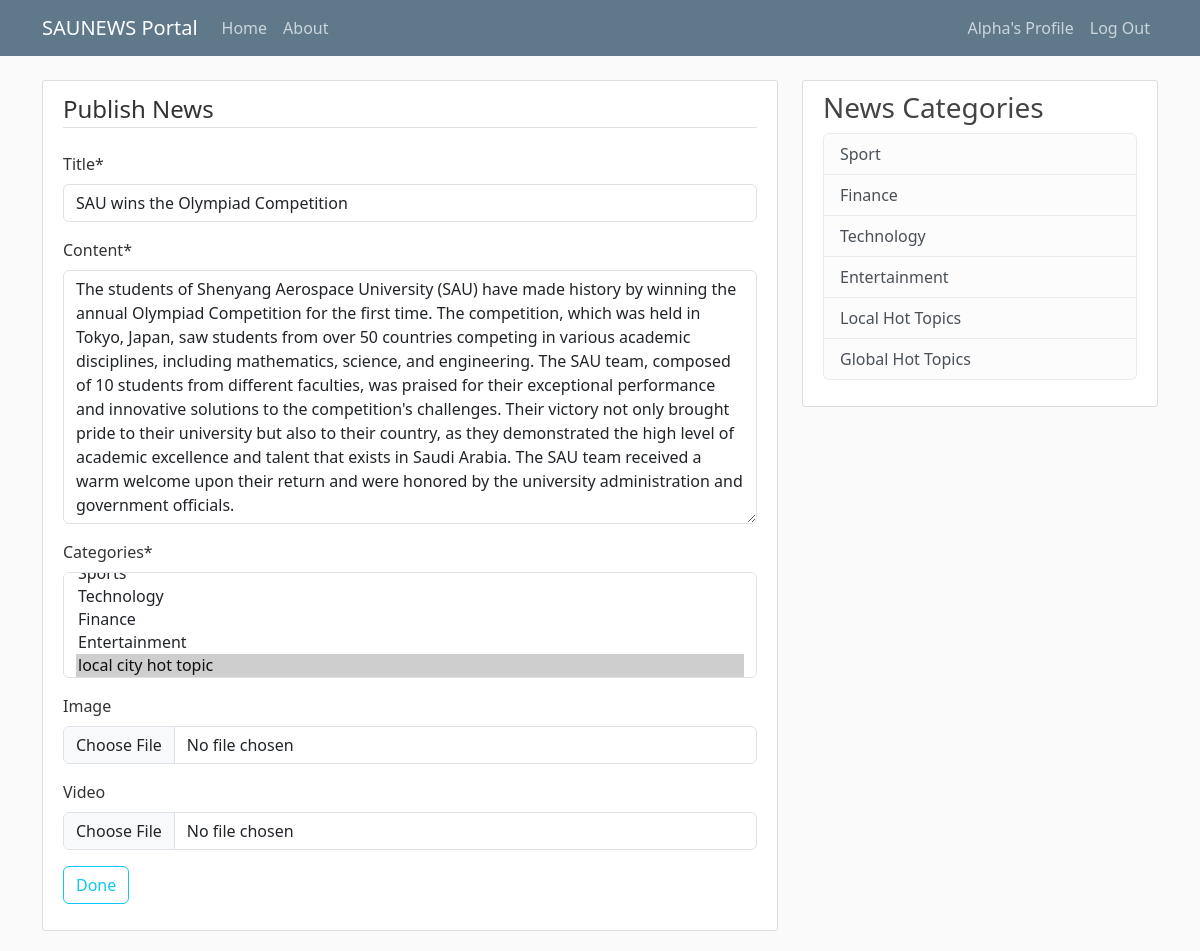
The app's page /post/11/update/ (signed in) with its own data.
### blog/models.py (models this page shows, shortened)
class Post(models.Model):
    title = models.CharField(max_length=100)
    content = models.TextField(null=True)
    categories = models.ManyToManyField(Category)
    date_created = models.DateTimeField(default=timezone.now)
    author = models.ForeignKey(User, on_delete=models.CASCADE)
    likes = models.ManyToManyField(User, related_name='blog_posts')
    video = models.FileField(upload_to='videos/', null=True, blank=True)
    image = models.ImageField(upload_to='images/', null=True, blank=True)

### blog/views.py (the view, shortened to what this page needs)
# urls.py: path("post/<int:pk>/update/", PostUpdateView.as_view(), name="post_update"),
class PostUpdateView(LoginRequiredMixin, UserPassesTestMixin, UpdateView):
    model = Post
    fields = ['title', 'content', 'categories', 'image', 'video']
    def test_func(self):
        post = self.get_object()
        if self.request.user == post.author:
            return True
        return False

### blog/models.py (called while the page is built)
    def __str__(self):
        return self.name

### blog/templates/blog/post_form.html (shortened to what this page needs)
{% extends 'blog/base.html' %}
{% load crispy_forms_tags %}
{% block content %}
    <div class="content-section">
        <form action="" method="post" enctype="multipart/form-data">
            <fieldset class="form-group">
                <legend class="border-bottom mb-4"> Publish News </legend>
                {{ form | crispy }}
            </fieldset>
            <div class="form-group">
                <button type="submit" class="btn btn-outline-info">
                    Done
                </button>
            </div>
        </form>
    </div>
{% endblock content %}

### blog/templates/blog/base.html (shortened to what this page needs)
{% load static %}
<html lang="en">
  <head>
    <link href="https://cdn.jsdelivr.net/npm/bootstrap@5.3.0-alpha1/dist/css/bootstrap.min.css" rel="stylesheet">
    <link rel="stylesheet" href="{% static 'blog/main.css' %}">
  </head>
  <body>
    <header class="site-header">
        <nav class="navbar navbar-expand-md navbar-dark bg-steel fixed-top">
          <div class="container">
            <a class="navbar-brand mr-4" href="{% url 'blog_home' %}">SAUNEWS Portal</a>
            <div class="collapse navbar-collapse" id="navbarToggle">
              <div class="navbar-nav mr-auto">
                <a class="nav-item nav-link" href="{% url 'blog_home' %}">Home</a>
                <a class="nav-item nav-link" href="{% url 'blog_about' %}">About</a>
              </div>
            </div>
            <div class="navbar-nav">
              {% if user.is_authenticated %}
                <a class="nav-item nav-link" href="{% url 'profile' %}">{{user.username}}'s Profile</a>
                <a class="nav-item nav-link" href="{% url 'logout' %}">Log Out</a>
                {% else %}
                <a class="nav-item nav-link" href="{% url 'login' %}">Login</a>
                <a class="nav-item nav-link" href="{% url 'register' %}">Register</a>
              {% endif %}
            </div>
          </div>
        </nav>
    </header>
    <main role="main" class="container">
        <div class="row">
          <div class="col-md-8">
            {% block content %} {% endblock %}
          </div>
          <div class="col-md-4">
            <div class="content-section">
              <h3>News Categories</h3>
                <ul class="list-group">
                  <li class="list-group-item list-group-item-light">Sport</li>
                  <li class="list-group-item list-group-item-light">Finance</li>
                  <li class="list-group-item list-group-item-light">Technology</li>
                  <li class="list-group-item list-group-item-light">Entertainment</li>
                  <li class="list-group-item list-group-item-light">Local Hot Topics</li>
                  <li class="list-group-item list-group-item-light">Global Hot Topics</li>
                </ul>
            </div>
          </div>
        </div>
    </main>
  </body>
</html>

### blog/static/blog/main.css (style rules this page uses)
body { background: #fafafa; color: #333333; margin-top: 5rem; }
h1, h2, h3, h4, h5, h6 { color: #444444; }
ul { margin: 0; }
.bg-steel { background-color: #5f788a; }
.site-header .navbar-nav .nav-link { color: #cbd5db; }
.content-section { background: #ffffff; padding: 10px 20px; border: 1px solid #dddddd; border-radius: 3px; margin-bottom: 20px; }

### records on screen
Post: title "SAU wins the Olympiad Competition", content "The students of Shenyang Aerospace University (SAU) have made history by winning the annual Olympiad Competition for the first time. The competition, which was held in Tokyo, Japan, saw students from over 50 countries competing in various academic disciplines, including mathematics, science, and engineering. The SAU team, composed of 10 students from different faculties, was praised for their exceptional performance and innovative solutions to the competition's challenges. Their victory not only brought pride to their university but also to their country, as they demonstrated the high level of academic excellence and talent that exists in Saudi Arabia. The SAU team received a warm welcome…"

### other values on screen
{{ user.username }} "Alpha"
